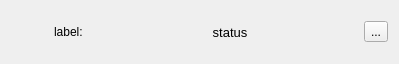
<?xml version="1.0" encoding="UTF-8"?>
<ui version="4.0">
 <class>statusDisplay</class>
 <widget class="QWidget" name="statusDisplay">
  <property name="geometry">
   <rect>
    <x>0</x>
    <y>0</y>
    <width>399</width>
    <height>64</height>
   </rect>
  </property>
  <property name="windowTitle">
   <string>Form</string>
  </property>
  <layout class="QHBoxLayout" name="horizontalLayout">
   <item>
    <layout class="QHBoxLayout" name="hl_roi" stretch="1,1,6,1">
     <item>
      <spacer name="horizontalSpacer_2">
       <property name="orientation">
        <enum>Qt::Horizontal</enum>
       </property>
       <property name="sizeHint" stdset="0">
        <size>
         <width>40</width>
         <height>20</height>
        </size>
       </property>
      </spacer>
     </item>
     <item>
      <widget class="QLabel" name="label">
       <property name="sizePolicy">
        <sizepolicy hsizetype="MinimumExpanding" vsizetype="Preferred">
         <horstretch>0</horstretch>
         <verstretch>0</verstretch>
        </sizepolicy>
       </property>
       <property name="text">
        <string>label:</string>
       </property>
      </widget>
     </item>
     <item>
      <widget class="xqt::statusLabel" name="status">
       <property name="font">
        <font>
         <pointsize>10</pointsize>
        </font>
       </property>
       <property name="frameShape">
        <enum>QFrame::NoFrame</enum>
       </property>
       <property name="frameShadow">
        <enum>QFrame::Plain</enum>
       </property>
       <property name="text">
        <string>status</string>
       </property>
       <property name="alignment">
        <set>Qt::AlignCenter</set>
       </property>
      </widget>
     </item>
     <item>
      <widget class="QToolButton" name="button">
       <property name="focusPolicy">
        <enum>Qt::NoFocus</enum>
       </property>
       <property name="text">
        <string>...</string>
       </property>
      </widget>
     </item>
    </layout>
   </item>
  </layout>
 </widget>
 <customwidgets>
  <customwidget>
   <class>xqt::statusLabel</class>
   <extends>QLabel</extends>
   <header>../xWidgets/statusLabel.hpp</header>
  </customwidget>
 </customwidgets>
 <resources/>
 <connections/>
</ui>
